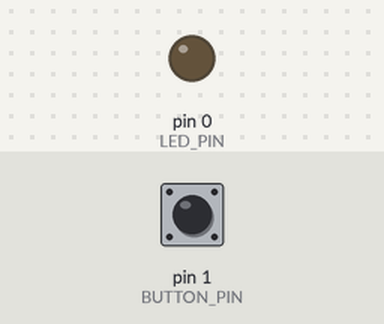
The sketch below on a simulated Arduino Uno, built with avr-gcc and run on an emulated ATmega328P. Parts: output pins drawn as LEDs (lit = HIGH). The test bench sets the inputs (shaded band); at power-on: pin 1 (BUTTON_PIN) HIGH. Random numbers use the default seed unless the sketch sets one.

Above: at 1.2 s.
1.3 s: pin 1 (BUTTON_PIN) pulled LOW for 0.15 s
2.9 s: pin 1 (BUTTON_PIN) pulled LOW for 1 s
At 4.6 s:
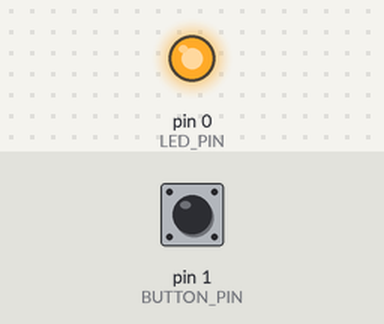
6.9 s: pin 1 (BUTTON_PIN) pulled LOW for 3.2 s
Timing chart, 0 to 9.9 s (numbered marks = the images above; inputs shaded):
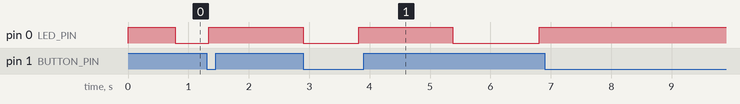

The sketch:

led-mann.ino
```cpp
#include <Bounce2.h>

#define BUTTON_PIN 1
#define LED_PIN 0

uint8_t brightness = 255;
uint8_t fadeByStep = 5;
int led_mode = 1;

Bounce debouncer = Bounce();

void setup() {
  pinMode(LED_PIN, OUTPUT);
  pinMode(BUTTON_PIN,INPUT_PULLUP);

  debouncer.attach(BUTTON_PIN);
  debouncer.interval(0);
}

void loop() {
   debouncer.update();

   if ( debouncer.fell() ) {
     led_mode = !led_mode;
   }

   if (led_mode == 1) {
    analogWrite(LED_PIN, brightness);
    if (brightness == 255) {
      delay(10);
    }
    brightness = brightness - fadeByStep;

    if (brightness <= 5 || brightness >= 255) {
      fadeByStep = -fadeByStep;
    }
    uint8_t timer = random(25, 35);
    delay(timer);
  }
  else {
    analogWrite(LED_PIN, 255);
    delay(2);
  }
}
```

Measured:
- after the input at 2.9 s, pin 0 (LED_PIN): HIGH → LOW at once, → HIGH 0.92 s later, → LOW 1.6 s later, → HIGH 1.4 s later
- after the input at 6.9 s, every drawn part: stays the same
